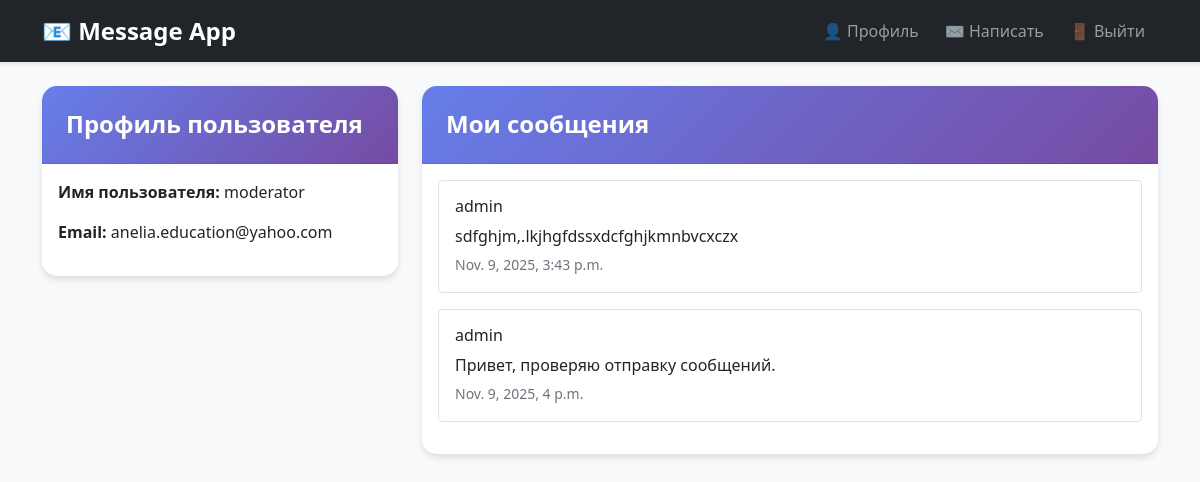
The app's page /profile/ (signed in) with its own data.
### accounts/models.py (models this page shows, shortened)
class CustomUser(AbstractUser):
    phone_number = models.CharField(max_length=15, blank=True, null=True)
    bio = models.TextField(max_length=500, blank=True, null=True)

### messages_app/models.py (models this page shows, shortened)
class Message(models.Model):
    name = models.CharField(max_length=100)
    email = models.EmailField()
    message_text = models.TextField(max_length=500)
    created_at = models.DateTimeField(auto_now_add=True)
    user = models.ForeignKey(CustomUser, on_delete=models.CASCADE, null=True, blank=True)

### accounts/views.py (the view)
# urls.py: path('profile/', views.profile_view, name='profile'),
@login_required
def profile_view(request):
    user_messages = request.user.message_set.all()
    return render(request, 'accounts/profile.html', {'user_messages': user_messages})

### templates/accounts/profile.html (shortened to what this page needs)
{% extends 'base.html' %}
{% block content %}
<div class="row">
    <div class="col-md-4">
        <div class="card">
            <div class="card-header">
                <h4 class="mb-0">Профиль пользователя</h4>
            </div>
            <div class="card-body">
                <p><strong>Имя пользователя:</strong> {{ user.username }}</p>
                <p><strong>Email:</strong> {{ user.email }}</p>
            </div>
        </div>
    </div>
    <div class="col-md-8">
        <div class="card">
            <div class="card-header">
                <h4 class="mb-0">Мои сообщения</h4>
            </div>
            <div class="card-body">
                {% if user_messages %}
                    {% for message in user_messages %}
                        <div class="message-item mb-3 p-3 border rounded">
                            <h6>{{ message.name }}</h6>
                            <p class="mb-1">{{ message.message_text }}</p>
                            <small class="text-muted">{{ message.created_at }}</small>
                        </div>
                    {% endfor %}
                {% else %}
                    <p class="text-muted">Вы еще не отправляли сообщений.</p>
                    <a href="{% url 'send_message' %}" class="btn btn-primary">Отправить первое сообщение</a>
                {% endif %}
            </div>
        </div>
    </div>
</div>
{% endblock %}

### static/css/style.css (style rules this page uses)
body { background-color: #f8f9fa; font-family: 'Segoe UI', Tahoma, Geneva, Verdana, sans-serif; }
.card { border: none; border-radius: 15px; box-shadow: 0 4px 6px rgba(0, 0, 0, 0.1); transition: transform 0.3s ease; }
.card-header { background: linear-gradient(135deg, #667eea 0%, #764ba2 100%); color: white; border-radius: 15px 15px 0 0 !important; padding: 1.5rem; }
.card-header h4 { margin: 0; font-weight: 600; }
.message-item { border-left: 4px solid #667eea; padding-left: 15px; margin-bottom: 1rem; }

### records on screen
CustomUser: username "moderator", email "anelia.education@yahoo.com"
Message: name "admin", message_text "sdfghjm,.lkjhgfdssxdcfghjkmnbvcxczx", created_at "Nov. 9, 2025, 3:43 p.m."
Message: name "admin", message_text "Привет, проверяю отправку сообщений.", created_at "Nov. 9, 2025, 4 p.m."
